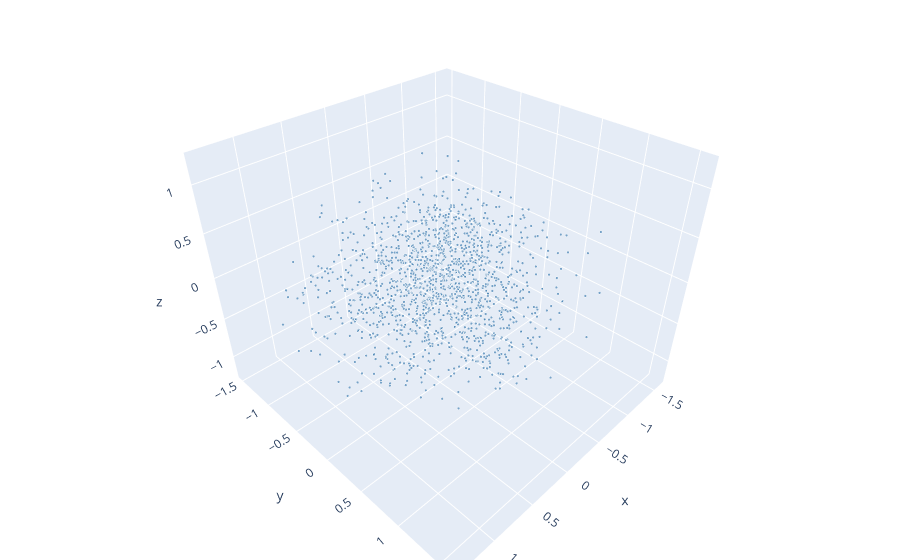

The code cell stored with this chart in its notebook:
### Code cell
import plotly.graph_objects as go

# TODO(you): write `plot_embeddings(coords, words, query=None, neighbor_set=None)` that
# draws a plotly Scatter3d: hover text = the word; color/size the `query` and any words in
# `neighbor_set` distinctly. Return the figure (end the cell with the figure object).
def plot_embeddings(coords, words, query=None, neighbor_set=None):
    neighbor_set = neighbor_set or set()
    colors, sizes = [], []
    for w in words:
        if w == query:
            colors.append("crimson"); sizes.append(8)
        elif w in neighbor_set:
            colors.append("orange"); sizes.append(6)
        else:
            colors.append("steelblue"); sizes.append(3)
    fig = go.Figure(go.Scatter3d(
        x=coords[:, 0], y=coords[:, 1], z=coords[:, 2],
        mode="markers", text=words, hoverinfo="text",
        marker=dict(color=colors, size=sizes),
    ))
    fig.update_layout(margin=dict(l=0, r=0, t=0, b=0))
    return fig

plot_embeddings(pca3, plot_words)

### Figure 1 — Plotly figure (JSON) as saved in the notebook; plotly's stock layout.template omitted (floating-point values rounded to 4 significant figures; data arrays with more than 128 entries replaced by an {"elided": "..."} marker saying what was removed)
{"data": [{"hoverinfo": "text", "marker": {"color": {"elided": "1500 str values"}, "size": {"elided": "1500 int values"}}, "mode": "markers", "text": {"elided": "1500 str values"}, "type": "scatter3d", "x": {"elided": "1500 float values"}, "y": {"elided": "1500 float values"}, "z": {"elided": "1500 float values"}}], "layout": {"margin": {"b": 0, "l": 0, "r": 0, "t": 0}}}
